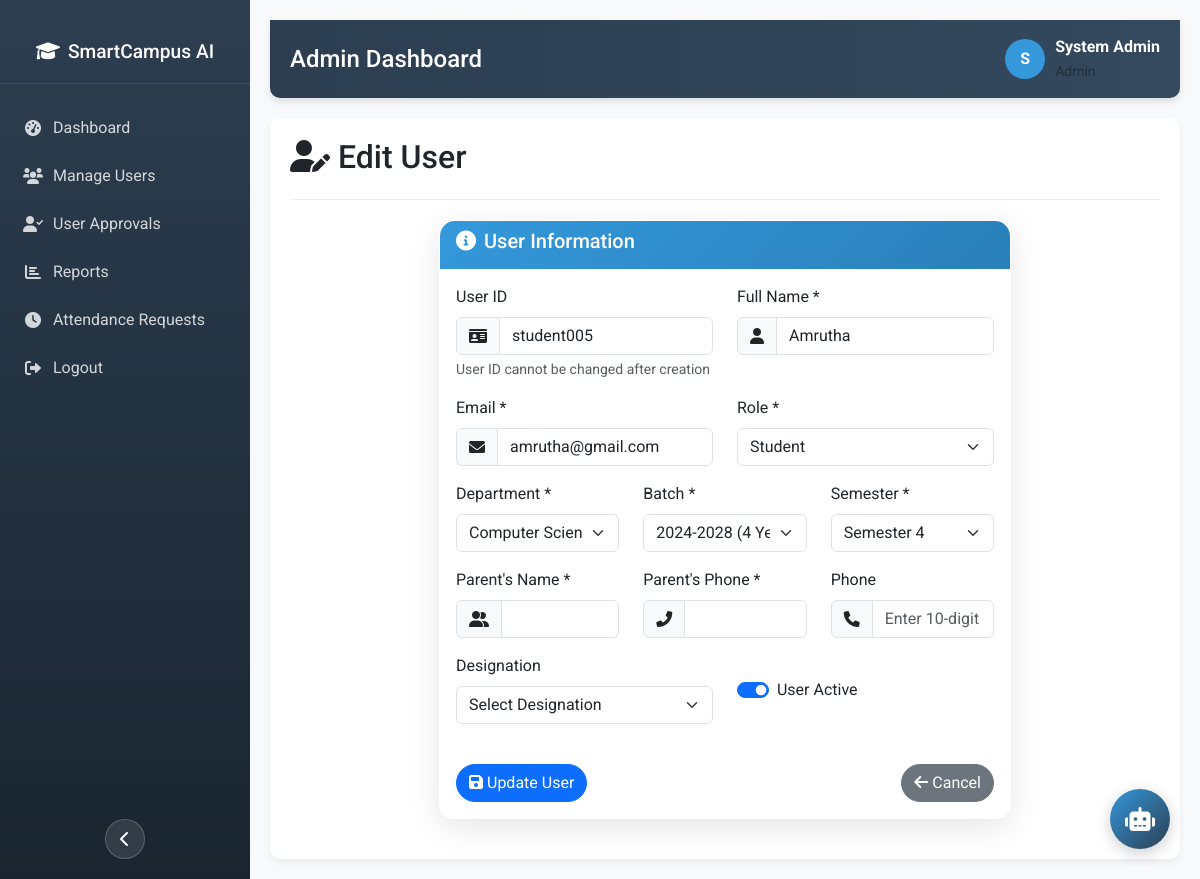
/admin/edit_user/student005 (signed in), run on the app's committed database.
### tables this page shows
CREATE TABLE users (
            id INTEGER PRIMARY KEY AUTOINCREMENT,
            user_id TEXT UNIQUE NOT NULL,
            name TEXT NOT NULL,
            email TEXT,
            password_hash TEXT NOT NULL,
            role TEXT NOT NULL,  -- 'admin', 'teacher', 'student'
            department TEXT,
            batch TEXT,
            semester TEXT,
            is_active BOOLEAN DEFAULT 1
        , phone TEXT, address TEXT, designation TEXT, avatar TEXT DEFAULT NULL, face_image_path TEXT, created_at TEXT, parent_name TEXT, parent_phone TEXT, parent_email TEXT, status TEXT DEFAULT 'approved', class_grade TEXT, id_proof_path TEXT, otp TEXT, temporary_password TEXT);

### app.py (the view, shortened to what this page needs)
@app.route('/admin/edit_user/<user_id>', methods=['GET', 'POST'])
def admin_edit_user(user_id):
    if 'user_id' not in session or session['role'] != 'admin':
        return redirect(url_for('login'))
    conn = get_db_connection()
    user = conn.execute("SELECT * FROM users WHERE user_id = ?", (user_id,)).fetchone()
    conn.close()
    if not user:
        return redirect(url_for('admin_users'))
    return render_template('admin/edit_user.html', user=dict(user))

### app.py (called while the page is built)
def get_db_connection():
    conn = sqlite3.connect('database/attendance.db')
    conn.row_factory = sqlite3.Row
    return conn

### templates/admin/edit_user.html (shortened to what this page needs)
{% extends "base_authenticated.html" %}
{% block content %}
<div class="page-header">
    <h2><i class="fas fa-user-edit me-2"></i>Edit User</h2>
</div>
<div class="row justify-content-center">
    <div class="col-md-8">
        <div class="card">
            <div class="card-header">
                <h5><i class="fas fa-info-circle me-2"></i>User Information</h5>
            </div>
            <div class="card-body">
                <form method="POST">
                    <div class="row">
                        <div class="col-md-6">
                            <div class="mb-3">
                                <label for="user_id" class="form-label">User ID</label>
                                <div class="input-group">
                                    <span class="input-group-text"><i class="fas fa-id-card"></i></span>
                                    <input type="text" class="form-control" id="user_id" name="user_id"
                                        value="{{ user.user_id }}" readonly>
                                </div>
                                <div class="form-text">User ID cannot be changed after creation</div>
                            </div>
                        </div>
                        <div class="col-md-6">
                            <div class="mb-3">
                                <label for="name" class="form-label">Full Name *</label>
                                <div class="input-group">
                                    <span class="input-group-text"><i class="fas fa-user"></i></span>
                                    <input type="text" class="form-control" id="name" name="name"
                                        value="{{ user.name }}" required>
                                </div>
                            </div>
                        </div>
                    </div>
                    <div class="row">
                        <div class="col-md-6">
                            <div class="mb-3">
                                <label for="email" class="form-label">Email *</label>
                                <div class="input-group">
                                    <span class="input-group-text"><i class="fas fa-envelope"></i></span>
                                    <input type="email" class="form-control" id="email" name="email"
                                        value="{{ user.email or '' }}" required>
                                </div>
                            </div>
                        </div>
                        <div class="col-md-6">
                            <div class="mb-3">
                                <label for="role" class="form-label">Role *</label>
                                <select class="form-select custom-select" id="role" name="role" required
                                    onchange="toggleFields()">
                                    <option value="student" {% if user.role=='student' %}selected{% endif %}>Student
                                    </option>
                                </select>
                            </div>
                        </div>
                    </div>
                    <div class="row">
                        <div class="col-md-4">
                            <div class="mb-3">
                                <label for="department" class="form-label">Department *</label>
                                <select class="form-select custom-select" id="department" name="department" required>
                                    <option value="Computer Science" {% if user.department=='Computer Science'
                                        %}selected{% endif %}>Computer Science</option>
                                </select>
                            </div>
                        </div>
                        <div class="col-md-4">
                            <div class="mb-3">
                                <label for="batch" class="form-label">Batch *</label>
                                <select class="form-select custom-select" id="batch" name="batch" required>
                                    <option value="2024-2028" {% if user.batch=='2024-2028' %}selected{% endif %}>
                                        2024-2028 (4 Year)</option>
                                </select>
                            </div>
                        </div>
                        <div class="col-md-4" id="batchFieldContainer">
                            <div class="mb-3">
                                <label for="semester" class="form-label">Semester *</label>
                                <select class="form-select custom-select" id="semester" name="semester" required>
                                    <option value="Semester 4" {% if user.semester=='Semester 4' %}selected{% endif %}>
                                        Semester 4</option>
                                </select>
                            </div>
                        </div>
                    </div>
                    <div class="row">
                        <div class="col-md-4 student-only">
                            <div class="mb-3">
                                <label for="parent_name" class="form-label">Parent's Name *</label>
                                <div class="input-group">
                                    <span class="input-group-text"><i class="fas fa-user-friends"></i></span>
                                    <input type="text" class="form-control" id="parent_name" name="parent_name"
                                        value="{{ user.parent_name or '' }}">
                                </div>
                            </div>
                        </div>
                        <div class="col-md-4 student-only">
                            <div class="mb-3">
                                <label for="parent_phone" class="form-label">Parent's Phone *</label>
                                <div class="input-group">
                                    <span class="input-group-text"><i class="fas fa-phone-alt"></i></span>
                                    <input type="tel" class="form-control" id="parent_phone" name="parent_phone"
                                        value="{{ user.parent_phone or '' }}" pattern="[0-9]{10}">
                                </div>
                            </div>
                        </div>
                        <div class="col-md-4">
                            <div class="mb-3">
                                <label for="phone" class="form-label">Phone</label>
                                <div class="input-group">
                                    <span class="input-group-text"><i class="fas fa-phone"></i></span>
                                    <input type="tel" class="form-control" id="phone" name="phone"
                                        value="{{ user.phone or '' }}" placeholder="Enter 10-digit phone number"
                                        pattern="[0-9]{10}">
                                </div>
                            </div>
                        </div>
                    </div>
                    <div class="row">
                        <div class="col-md-6">
                            <div class="mb-3">
                                <label for="designation" class="form-label">Designation</label>
                                <select class="form-select custom-select" id="designation" name="designation">
                                    <option value="" {% if not user.designation %}selected{% endif %}>Select Designation
                                    </option>
                                </select>
                            </div>
                        </div>
                        <div class="col-md-6">
                            <div class="mb-3">
                                <div class="form-check form-switch mt-4">
                                    <input class="form-check-input" type="checkbox" id="is_active" name="is_active" {%
                                        if user.is_active %}checked{% endif %}>
                                    <label class="form-check-label" for="is_active">User Active</label>
                                </div>
                            </div>
                        </div>
                    </div>
                    <div class="d-flex justify-content-between mt-4">
                        <button type="submit" class="btn btn-primary">
                            <i class="fas fa-save me-1"></i>Update User
                        </button>
                        <a href="{{ url_for('admin_users') }}" class="btn btn-secondary">
                            <i class="fas fa-arrow-left me-1"></i>Cancel
                        </a>
                    </div>
                </form>
            </div>
        </div>
    </div>
</div>
{% endblock %}

### templates/base_authenticated.html (style rules this page uses)
body { font-family: 'Roboto', sans-serif; background-color: #f8f9fa; }
.page-header { margin-bottom: 20px; padding-bottom: 15px; border-bottom: 1px solid #eee; }
.card { border-radius: 10px; box-shadow: 0 4px 6px rgba(0, 0, 0, 0.05); border: none; margin-bottom: 20px; }
.btn { border-radius: 50px; }

### templates/admin/edit_user.html (style rules this page uses)
.card { background: rgba(255, 255, 255, 0.95); backdrop-filter: blur(10px); border-radius: 15px; box-shadow: 0 8px 32px rgba(0, 0, 0, 0.1); border: 1px solid rgba(255, 255, 255, 0.2); }
.card-header { background: linear-gradient(135deg, #3498db, #2980b9); color: white; border-radius: 15px 15px 0 0 !important; border-bottom: none; }

### data on the page
users: user_id "student005", name "Amrutha", email "amrutha@gmail.com", role "Student", department "Computer Science", batch "2024-2028 (4 Year)", semester "Semester 4", is_active "☑"

### other printed values
{{ session.role|title }} "Admin"
{{ session.name[0]|upper }} "S"
{{ session.name }} "System Admin"
